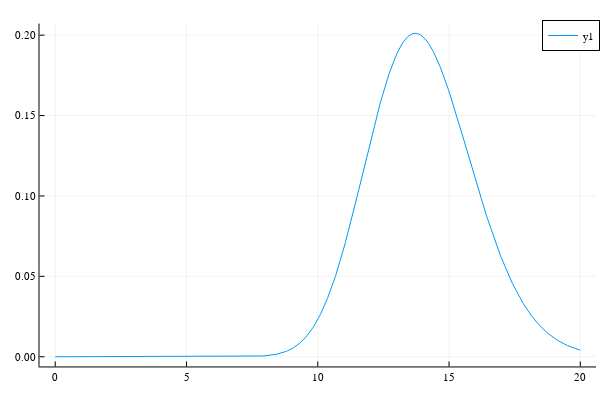

This figure's notebook cell:
### Markdown cell above
## Make a liver stage distribution with a relatively small SD

### Code cell
begin
    shape_int, scale = erlang_params_with_mean_approxsd(14.0, 2.0)
    println("shape = $(shape_int), scale = $(scale)")
    dist = Gamma(shape_int, scale)
    println("mean = $(mean(dist)), sd = $(std(dist))")
    x = 0.0:0.01:20
    plot(x, pdf(dist, x))
end

### Figure 1 — Plotly figure (JSON) as saved in the notebook; plotly's stock layout.template omitted (floating-point values rounded to 4 significant figures; data arrays with more than 128 entries replaced by an {"elided": "..."} marker saying what was removed)
{"data": [{"colorbar": {"len": 0.9525, "title": "", "x": 0.9934, "y": 0.5139}, "legendgroup": "y1", "line": {"color": "rgba(0, 154, 250, 1.000)", "dash": "solid", "shape": "linear", "width": 1}, "mode": "lines", "name": "y1", "showlegend": true, "type": "scatter", "x": {"elided": "2001 float values"}, "xaxis": "x", "y": {"elided": "2001 float values"}, "yaxis": "y"}], "layout": {"annotations": [], "height": 400, "legend": {"bgcolor": "rgba(255, 255, 255, 1.000)", "bordercolor": "rgba(0, 0, 0, 1.000)", "borderwidth": 1, "font": {"color": "rgba(0, 0, 0, 1.000)", "family": "sans-serif", "size": 11}, "title": {"font": {"color": "rgba(0, 0, 0, 1.000)", "family": "sans-serif", "size": 15}, "text": ""}, "tracegroupgap": 0, "traceorder": "normal", "x": 1, "xanchor": "auto", "y": 1, "yanchor": "auto"}, "margin": {"b": 20, "l": 0, "r": 0, "t": 20}, "paper_bgcolor": "rgba(255, 255, 255, 1.000)", "plot_bgcolor": "rgba(255, 255, 255, 1.000)", "showlegend": true, "width": 600, "xaxis": {"anchor": "y", "domain": [0.06582, 0.9934], "gridcolor": "rgba(0, 0, 0, 0.100)", "gridwidth": 0.5, "linecolor": "rgba(0, 0, 0, 1.000)", "mirror": false, "range": [-0.6, 20.6], "showgrid": true, "showline": true, "showticklabels": true, "tickangle": 0, "tickcolor": "rgb(0, 0, 0)", "tickfont": {"color": "rgba(0, 0, 0, 1.000)", "family": "sans-serif", "size": 11}, "tickmode": "array", "ticks": "inside", "ticktext": ["0", "5", "10", "15", "20"], "tickvals": [0, 5, 10, 15, 20], "title": "", "titlefont": {"color": "rgba(0, 0, 0, 1.000)", "family": "sans-serif", "size": 15}, "type": "-", "visible": true, "zeroline": false, "zerolinecolor": "rgba(0, 0, 0, 1.000)"}, "yaxis": {"anchor": "x", "domain": [0.03762, 0.9902], "gridcolor": "rgba(0, 0, 0, 0.100)", "gridwidth": 0.5, "linecolor": "rgba(0, 0, 0, 1.000)", "mirror": false, "range": [-0.006036, 0.2072], "showgrid": true, "showline": true, "showticklabels": true, "tickangle": 0, "tickcolor": "rgb(0, 0, 0)", "tickfont": {"color": "rgba(0, 0, 0, 1.000)", "family": "sans-serif", "size": 11}, "tickmode": "array", "ticks": "inside", "ticktext": ["0.00", "0.05", "0.10", "0.15", "0.20"], "tickvals": [0, 0.05, 0.1, 0.15, 0.2], "title": "", "titlefont": {"color": "rgba(0, 0, 0, 1.000)", "family": "sans-serif", "size": 15}, "type": "-", "visible": true, "zeroline": false, "zerolinecolor": "rgba(0, 0, 0, 1.000)"}}}
